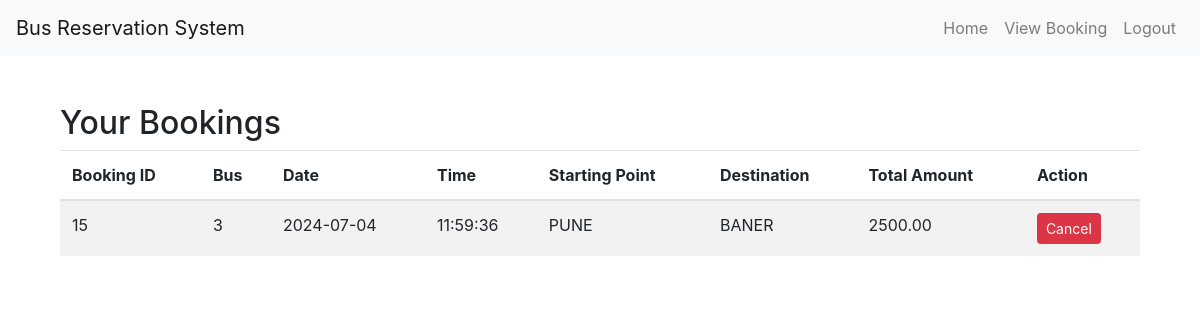
The page /view_bookings/ (signed in) on the database its author committed.
### app2/models.py (models this page shows)
class Booking(models.Model):
    user = models.ForeignKey(User, on_delete=models.CASCADE)
    bus = models.ForeignKey(Bus, on_delete=models.CASCADE)
    booking_date = models.DateTimeField(auto_now_add=True)
    seats = models.IntegerField()
    total_amount = models.DecimalField(max_digits=10, decimal_places=2)

class Bus(models.Model):
    bus_id = models.AutoField(primary_key=True)
    bus_no = models.CharField(max_length=20)
    capacity = models.IntegerField()
    start_point = models.CharField(max_length=100)
    destination = models.CharField(max_length=100)
    seat_price = models.DecimalField(max_digits=8, decimal_places=2)
    available_seats = models.IntegerField(default=40)

### app2/views.py (the view)
# urls.py: path('view_bookings/', views.view_bookings, name='view_bookings'),
@login_required
def view_bookings(request):
    bookings = Booking.objects.filter(user=request.user)
    return render(request, 'view_bookings.html', {'bookings': bookings})

### templates/view_bookings.html (shortened to what this page needs)
{% extends 'base.html' %}
{% block content %}
<div class="container mt-5">
    <h2>Your Bookings</h2>
    <table class="table table-striped">
        <thead>
            <tr>
                <th>Booking ID</th>
                <th>Bus</th>
                <th>Date</th>
                <th>Time</th>
                <th>Starting Point</th>
                <th>Destination</th>
                <th>Total Amount</th>
                <th>Action</th>
            </tr>
        </thead>
        <tbody>
            {% for booking in bookings %}
            <tr>
                <td>{{ booking.id }}</td>
                <td>{{ booking.bus.bus_id }}</td>
                <td>{{ booking.booking_date|date:"Y-m-d" }}</td>
                <td>{{ booking.booking_date|date:"H:i:s" }}</td>
                <td>{{ booking.bus.start_point }}</td>
                <td>{{ booking.bus.destination }}</td>
                <td>{{ booking.total_amount }}</td>
                <td>
                    <a href="{% url 'cancel_booking' booking.id %}" class="btn btn-danger btn-sm">Cancel</a>
                </td>
            </tr>
            {% empty %}
            <tr>
                <td colspan="8" class="text-center">No bookings found.</td>
            </tr>
            {% endfor %}
        </tbody>
    </table>
</div>
{% endblock %}

### rows shown on the page
Booking: id "15", bus.bus_id "3", booking_date "2024-07-04", booking_date "11:59:36", bus.start_point "PUNE", bus.destination "BANER", total_amount "2500.00"
